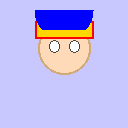

Write the Python code that produced this figure.
#!/usr/bin/env python3
from PIL import Image, ImageDraw
import math

SPRITE_SIZE = 128

def lighten(hex_color, amount):
    r = int(hex_color[1:3], 16)
    g = int(hex_color[3:5], 16)
    b = int(hex_color[5:7], 16)
    r = min(255, r + amount)
    g = min(255, g + amount)
    b = min(255, b + amount)
    return (r, g, b)

def darken(hex_color, amount):
    r = int(hex_color[1:3], 16)
    g = int(hex_color[3:5], 16)
    b = int(hex_color[5:7], 16)
    r = max(0, r - amount)
    g = max(0, g - amount)
    b = max(0, b - amount)
    return (r, g, b)

def hex_to_rgb(hex_color):
    return (int(hex_color[1:3], 16), int(hex_color[3:5], 16), int(hex_color[5:7], 16))

img = Image.new('RGBA', (SPRITE_SIZE, SPRITE_SIZE), (200, 200, 255, 255))
draw = ImageDraw.Draw(img)

cx = SPRITE_SIZE // 2
x = 0
y = 0

helmet_color = '#FFD700'
body_color = '#4169E1'

head_cy = y + 48
head_r = 26

skin = (255, 218, 185)
skin_dark = (210, 170, 120)

hc = hex_to_rgb(helmet_color)
hc_light = lighten(helmet_color, 20)
hc_dark = darken(helmet_color, 25)

print(f"hc: {hc}")
print(f"hc_light: {hc_light}")
print(f"hc_dark: {hc_dark}")

# 先画脸
draw.ellipse([cx - head_r, head_cy - head_r, cx + head_r, head_cy + head_r],
             fill=skin, outline=skin_dark, width=2)

# 画眼睛
eye_y = head_cy - 2
draw.ellipse([cx - 15, eye_y - 6, cx - 5, eye_y + 6], fill='white', outline=(70, 70, 70))
draw.ellipse([cx + 5, eye_y - 6, cx + 15, eye_y + 6], fill='white', outline=(70, 70, 70))

# 画头盔
helmet_bottom = head_cy - 10
helmet_arc_top = head_cy - head_r - 12
helmet_arc_h = helmet_bottom - helmet_arc_top

print(f"helmet_arc_top: {helmet_arc_top}")
print(f"helmet_bottom: {helmet_bottom}")
print(f"helmet_arc_h: {helmet_arc_h}")

# 画下半矩形 - 用红色边框标记
rect_top = helmet_arc_top + helmet_arc_h * 0.4
print(f"rect_top: {rect_top}")
print(f"rect coords: ({cx - head_r - 3}, {rect_top}) -> ({cx + head_r + 3}, {helmet_bottom})")

# 用半透明红色标记矩形区域
draw.rectangle([cx - head_r - 3, rect_top, cx + head_r + 3, helmet_bottom],
               fill=hc, outline='red', width=2)

# 画顶部弧形区域标记
arc_r = head_r + 3
print(f"arc_r: {arc_r}")
for i in range(int(arc_r * 0.7)):
    w = 2 * math.sqrt(arc_r * arc_r - i * i)
    y_pos = helmet_arc_top + i
    draw.line([(cx - w/2, y_pos), (cx + w/2, y_pos)], fill='blue')

img.save('/workspace/miner_tycoon/test_miner2.png')
print("Saved test_miner2.png")
